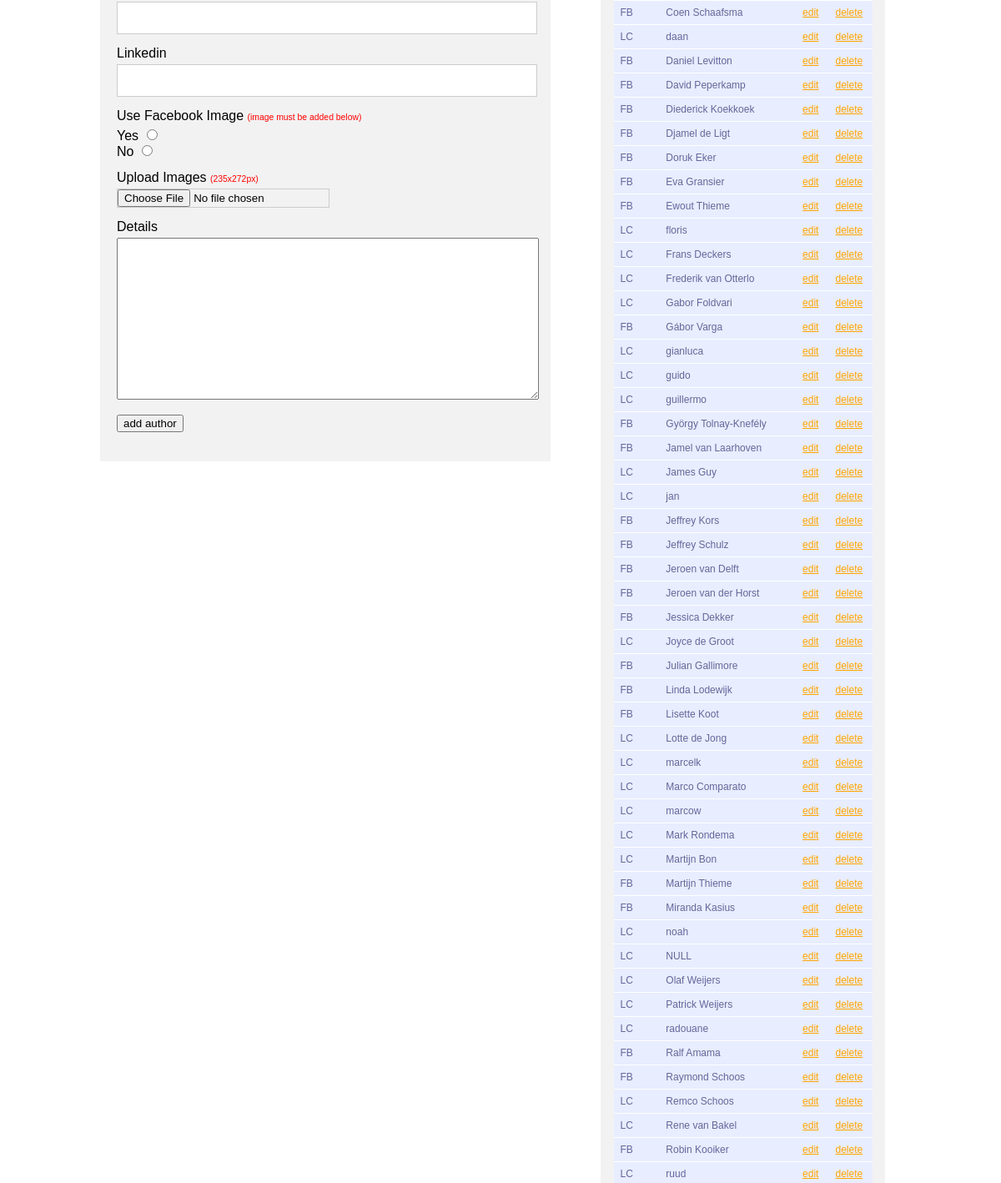
Page /admin/authors.php (middle part) on the earlier database version.
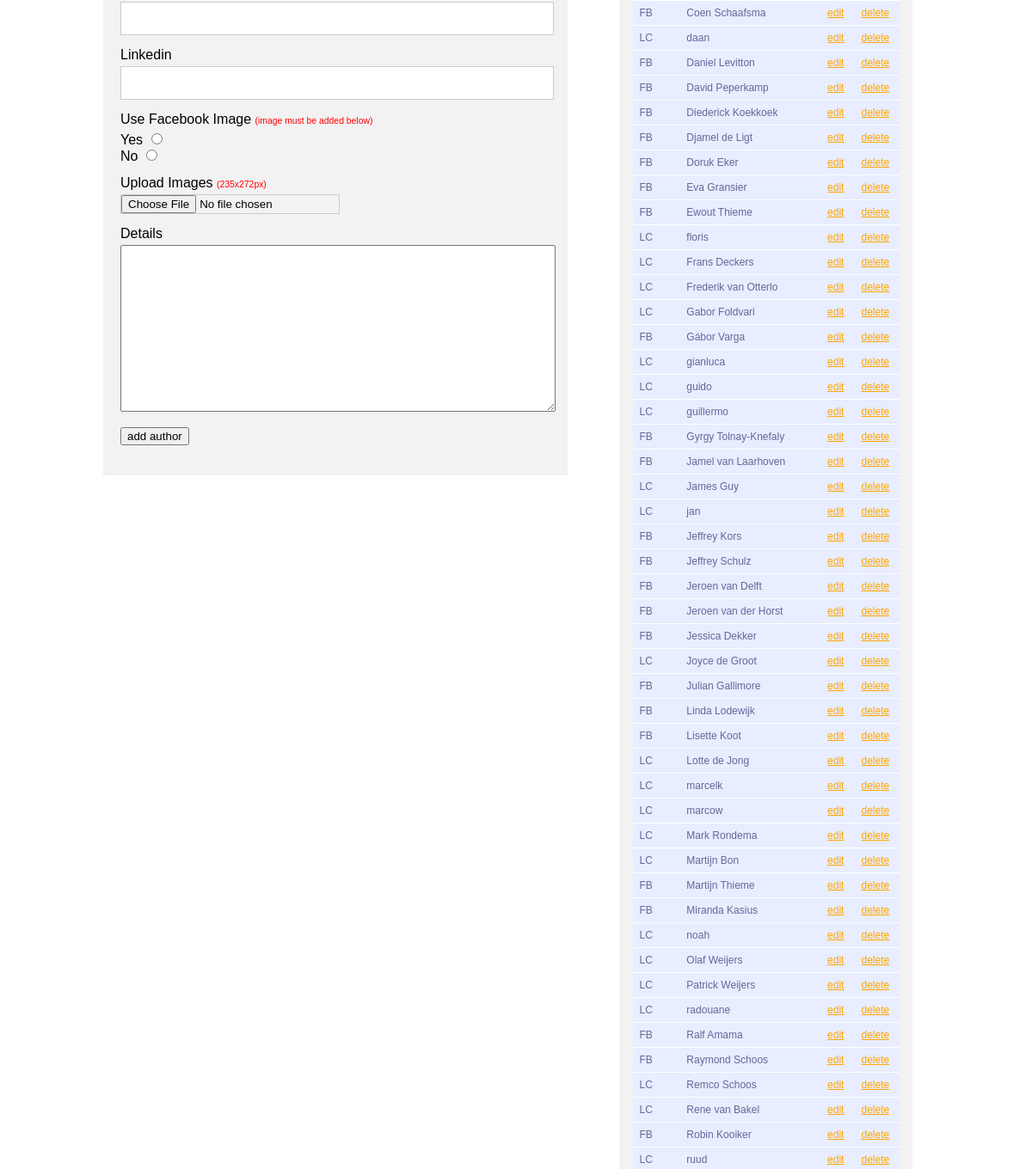
Same page on the later database version.
### tables this page shows
CREATE TABLE `authors` (
  `id` int(11) NOT NULL AUTO_INCREMENT,
  `name` varchar(100) NOT NULL,
  `job` varchar(100) DEFAULT NULL,
  `email` varchar(100) DEFAULT NULL,
  `useFbImage` tinyint(1) DEFAULT NULL,
  `facebook` varchar(100) DEFAULT NULL,
  `linkedin` varchar(100) DEFAULT NULL,
  `mobile` varchar(100) DEFAULT NULL,
  `details` text,
  `section` varchar(100) DEFAULT NULL,
  PRIMARY KEY (`id`)
);

### admin/inc/addauthor.php (called while the page is built, shortened)
<?php
    $resultAuthor =  mysql_query("SELECT id, name, useFbImage FROM authors ORDER BY name ASC");
?>

### admin/authors.php (the view, shortened to what this page needs)
<?php
include 'inc/addauthor.php';
include 'inc/header.php';
?>
	<section class="container clearhack home" >
		<article>
		<form id="postauthors" name="postauthors" action="<?php echo $_SERVER['PHP_SELF'] ?>" method="POST" enctype="multipart/form-data">
				<div class="inputblock">
					<input type="text" name="authorfacebook" value="">
				</div>
				<div class="inputblock">
					<label>Linkedin</label>
					<input type="text" name="authorlinkedin" value="">
				</div>
				<div class="inputblock">
					<label>Use Facebook Image <span>(image must be added below)</span></label>
					<label class="radioFacebook"> Yes
						<input type="radio" name="usefbimage" value="1">
					<label class="radioFacebook"> No
						<input type="radio" name="usefbimage" value="0">
				</div>
				<div class="inputblock">
					<label>Upload Images <span>(235x272px)</span></label>
			    	<input type="file" name="files[]" />
				</div>
				<div class="inputblock">
					<label>Details</label>
					<textarea name="authordetails"  rows="10" cols="50"></textarea>
				</div>
				<div class="inputblock">
					<button type="submit" name="author_submit">add author</button>
				</div>
			</form>
		</article>
		<aside id="advanceoption">
			<div class="addinfo">
				<table>
				<?php
				while($row = mysql_fetch_array($resultAuthor)){
					$wishImg = "";
					if ($row['useFbImage'] == 0) {
						$wishImg = "LC";
					} else {
						$wishImg = "FB";
					}
				echo "<tr>".
						"<td>" . $wishImg . "</td>".
						"<td>" . $row['name'] . "</td>".
						'<td><a href="authoreditor.php?id=' . $row["id"] .'"' . '>edit</a></td>'.
						'<td><a href="?action=deleteAuthor&id='.$row['id'].'">delete</a>'.'</td>'.
						"</tr>";
				}
			?>
				</table>
			</div>
		</aside>
	</section>
<?php
include 'inc/footer.php';
?>

Differences in the rows shown:
removed authors: useFbImage "LC", name "Marco Comparato"
removed authors: useFbImage "LC", name "NULL"
changed authors: name "György Tolnay-Knefély" → "Gyrgy Tolnay-Knefaly"
